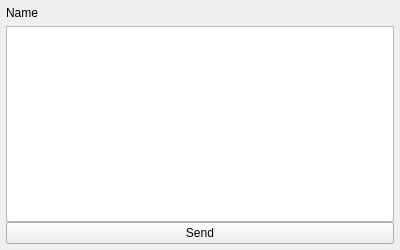
<?xml version="1.0" encoding="UTF-8"?>
<ui version="4.0">
 <class>DashBoardItem</class>
 <widget class="QWidget" name="DashBoardItem">
  <property name="geometry">
   <rect>
    <x>0</x>
    <y>0</y>
    <width>400</width>
    <height>250</height>
   </rect>
  </property>
  <property name="sizePolicy">
   <sizepolicy hsizetype="Expanding" vsizetype="Expanding">
    <horstretch>0</horstretch>
    <verstretch>0</verstretch>
   </sizepolicy>
  </property>
  <property name="minimumSize">
   <size>
    <width>300</width>
    <height>250</height>
   </size>
  </property>
  <property name="windowTitle">
   <string>Form</string>
  </property>
  <property name="styleSheet">
   <string notr="true"/>
  </property>
  <layout class="QVBoxLayout" name="verticalLayout">
   <property name="spacing">
    <number>6</number>
   </property>
   <property name="leftMargin">
    <number>6</number>
   </property>
   <property name="topMargin">
    <number>6</number>
   </property>
   <property name="rightMargin">
    <number>6</number>
   </property>
   <property name="bottomMargin">
    <number>6</number>
   </property>
   <item>
    <widget class="QLabel" name="label">
     <property name="text">
      <string>Name</string>
     </property>
    </widget>
   </item>
   <item>
    <widget class="QStackedWidget" name="stackedWidgetContent">
     <property name="sizePolicy">
      <sizepolicy hsizetype="Expanding" vsizetype="Expanding">
       <horstretch>0</horstretch>
       <verstretch>0</verstretch>
      </sizepolicy>
     </property>
     <property name="currentIndex">
      <number>1</number>
     </property>
     <widget class="QWidget" name="Centered">
      <layout class="QVBoxLayout" name="verticalLayout_2">
       <property name="spacing">
        <number>0</number>
       </property>
       <property name="leftMargin">
        <number>0</number>
       </property>
       <property name="rightMargin">
        <number>0</number>
       </property>
       <property name="bottomMargin">
        <number>0</number>
       </property>
       <item>
        <widget class="QLabel" name="centeredLabel">
         <property name="text">
          <string>TextLabel</string>
         </property>
        </widget>
       </item>
      </layout>
     </widget>
     <widget class="QWidget" name="MultilineSend">
      <property name="sizePolicy">
       <sizepolicy hsizetype="Expanding" vsizetype="Expanding">
        <horstretch>0</horstretch>
        <verstretch>0</verstretch>
       </sizepolicy>
      </property>
      <layout class="QVBoxLayout" name="verticalLayout_5">
       <property name="spacing">
        <number>0</number>
       </property>
       <property name="leftMargin">
        <number>0</number>
       </property>
       <property name="topMargin">
        <number>0</number>
       </property>
       <property name="rightMargin">
        <number>0</number>
       </property>
       <property name="bottomMargin">
        <number>0</number>
       </property>
       <item>
        <widget class="QTextEdit" name="MultilineSendTextEdit">
         <property name="sizePolicy">
          <sizepolicy hsizetype="Expanding" vsizetype="Preferred">
           <horstretch>0</horstretch>
           <verstretch>0</verstretch>
          </sizepolicy>
         </property>
        </widget>
       </item>
       <item>
        <widget class="QPushButton" name="MultilineSendpushButton">
         <property name="text">
          <string>Send</string>
         </property>
        </widget>
       </item>
      </layout>
     </widget>
     <widget class="QWidget" name="Multiline">
      <layout class="QVBoxLayout" name="verticalLayout_3">
       <property name="spacing">
        <number>0</number>
       </property>
       <property name="leftMargin">
        <number>0</number>
       </property>
       <property name="rightMargin">
        <number>0</number>
       </property>
       <property name="bottomMargin">
        <number>0</number>
       </property>
       <item>
        <widget class="QTextEdit" name="MultilineTextEdit"/>
       </item>
      </layout>
     </widget>
     <widget class="QWidget" name="OnOff">
      <layout class="QVBoxLayout" name="verticalLayout_4">
       <item>
        <widget class="QLabel" name="OnOffImage">
         <property name="sizePolicy">
          <sizepolicy hsizetype="Expanding" vsizetype="Expanding">
           <horstretch>0</horstretch>
           <verstretch>0</verstretch>
          </sizepolicy>
         </property>
         <property name="text">
          <string/>
         </property>
        </widget>
       </item>
       <item>
        <layout class="QHBoxLayout" name="horizontalLayout">
         <property name="spacing">
          <number>0</number>
         </property>
         <property name="leftMargin">
          <number>12</number>
         </property>
         <property name="topMargin">
          <number>6</number>
         </property>
         <property name="rightMargin">
          <number>12</number>
         </property>
         <property name="bottomMargin">
          <number>6</number>
         </property>
         <item>
          <widget class="QPushButton" name="OnOffpushButton_on">
           <property name="text">
            <string>On</string>
           </property>
          </widget>
         </item>
         <item>
          <widget class="QPushButton" name="OnOffpushButton_off">
           <property name="text">
            <string>Off</string>
           </property>
          </widget>
         </item>
        </layout>
       </item>
      </layout>
     </widget>
    </widget>
   </item>
  </layout>
 </widget>
 <resources/>
 <connections/>
</ui>
